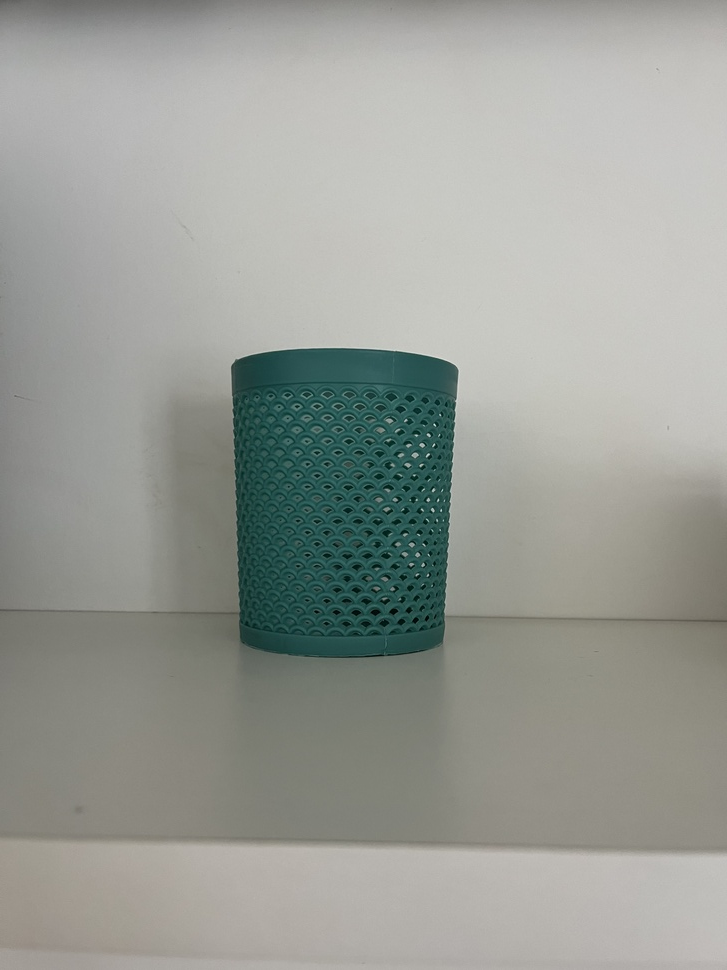
#> input picture Prac1/foto_ej1.jpg, 727 x 970 px, shrunk from 3024 x 4032 before the run, found by its file name
$ jupyter execute CV_Prac1_ej1_2.ipynb
#> lines starting #> are read from the running program, lines starting #| are printed output that depends on the picture
Materia: Procesamiento de Imagénes y Visión por Computadora

Alumna: Menescaldi, Brisa

###Ejercicio 1
Elija una de las imágenes color que tomó para la clase y aplique separación de canales y elija un método para transformarla en escala de grises. Muestre por pantalla los resultados obtenidos.

[cell 1]
import cv2
from matplotlib import pyplot as plt

[cell 2]
image = cv2.imread('/content/foto_ej1.jpg')
#> image is the input picture: shape (970, 727, 3); mean B, G, R 150.8, 156.8, 153.7

# imagen a RGB
image_rgb = cv2.cvtColor(image, cv2.COLOR_BGR2RGB)
image_rgb

[cell 3]
#separar la imagen en los canales de color R, G, B
R, G, B = image_rgb[:,:,0], image_rgb[:,:,1], image_rgb[:,:,2]
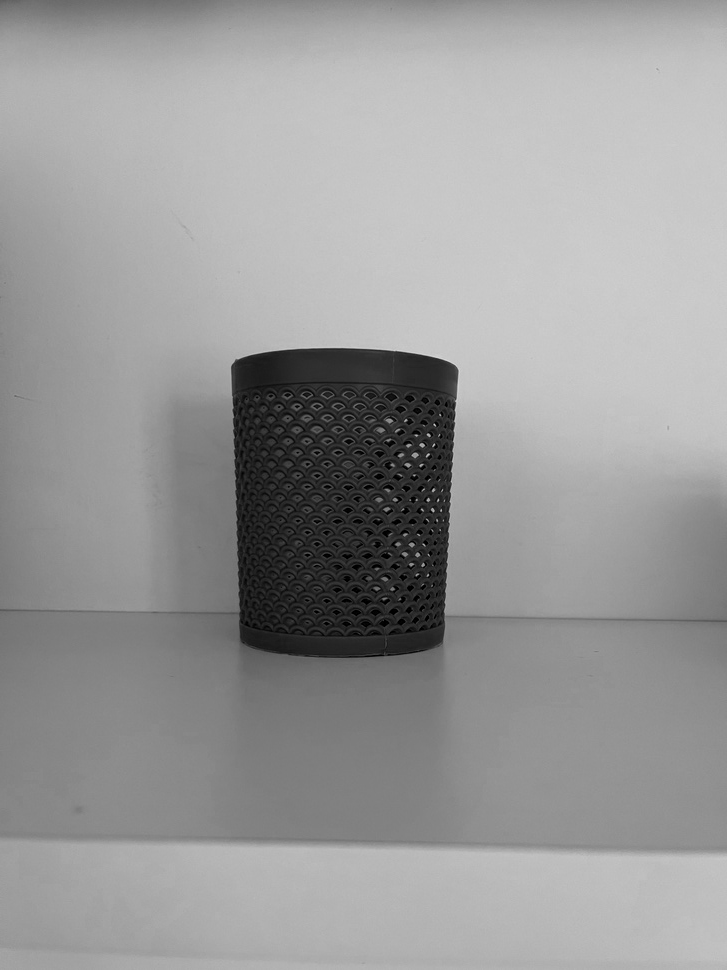
#> R: shape (970, 727); min 0, max 216, mean 153.7
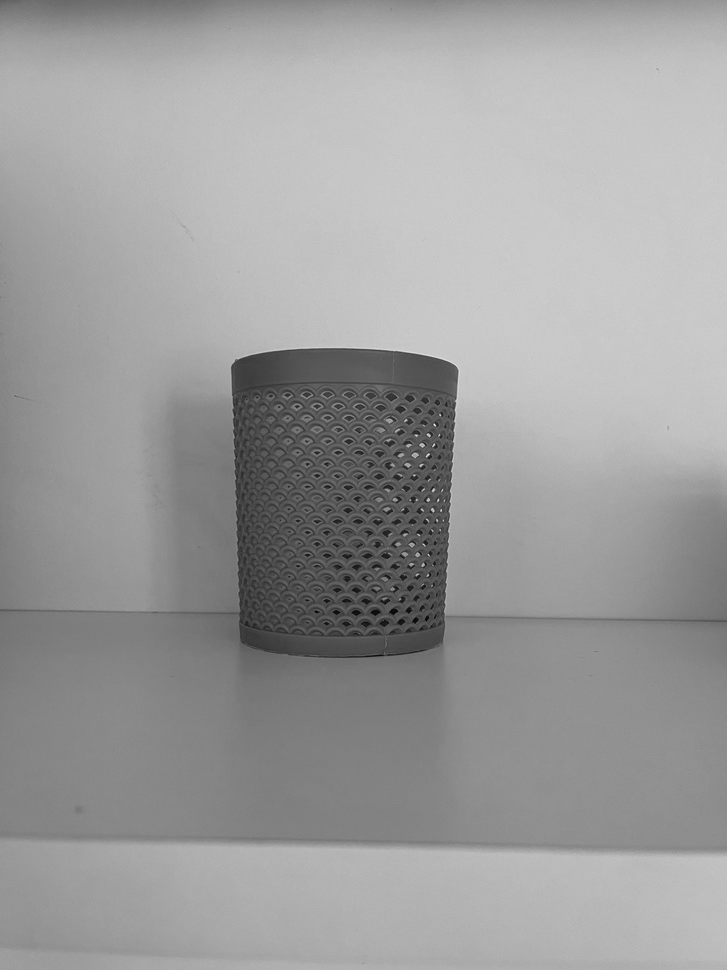
#> G: shape (970, 727); min 5, max 244, mean 156.8


fig, axs = plt.subplots(1, 3, figsize=(18, 6))

axs[0].imshow(R, cmap='Reds')
axs[0].set_title('Canal Rojo')

axs[1].imshow(G, cmap='Greens')
axs[1].set_title('Canal Verde')

axs[2].imshow(B, cmap='Blues')
axs[2].set_title('Canal Azul')

for ax in axs:
    ax.set_xticks([])
    ax.set_yticks([])

plt.show()
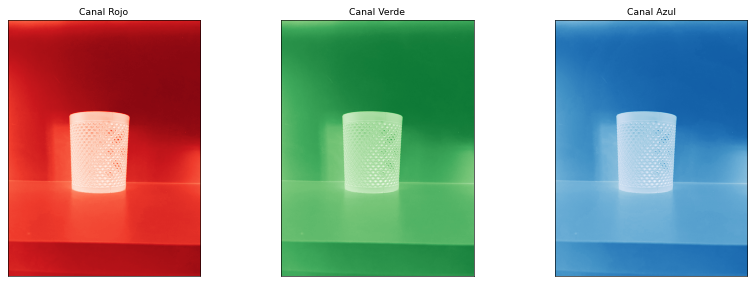
#> figure drawn by matplotlib, 3 panels

[cell 4]
#imagen a escala de grises
image_gray = cv2.cvtColor(image_rgb, cv2.COLOR_BGR2GRAY)

#shape y tipo de dato del array de la imagen original y en escala de grises
print(f"Shape de la imagen original (RGB): {image_rgb.shape}")
#| Shape de la imagen original (RGB): (970, 727, 3)
print(f"Tipo de dato del array de la imagen original: {image_rgb.dtype}")
#| Tipo de dato del array de la imagen original: uint8
print(f"Shape de la imagen en escala de grises: {image_gray.shape}")
#| Shape de la imagen en escala de grises: (970, 727)
print(f"Tipo de dato del array de la imagen en escala de grises: {image_gray.dtype}")
#| Tipo de dato del array de la imagen en escala de grises: uint8

# imágenes original y en escala de grises
plt.figure(figsize=(12, 6))


plt.subplot(1, 2, 1)
plt.imshow(image_rgb)
plt.title("Imagen Original")
plt.axis('off')

plt.subplot(1, 2, 2)
plt.imshow(image_gray, cmap='gray')
plt.title("Imagen en Escala de Grises")
plt.axis('off')

plt.show()
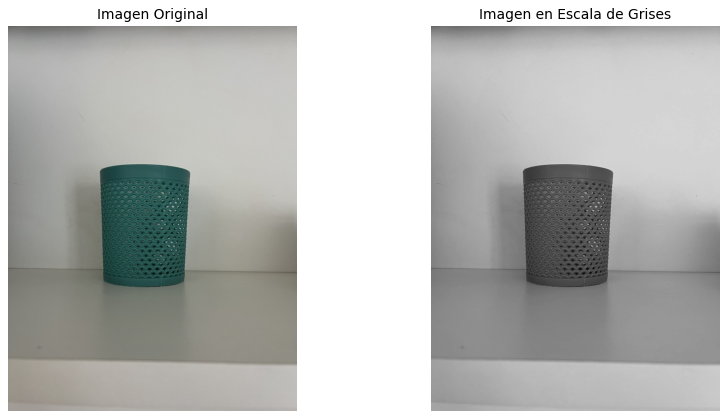
#> figure drawn by matplotlib, 2 panels

###Ejercicio 2
Con las fotografías pedidas por la cátedra la clase pasada (la foto de objetos con fondo liso, y fotos del mismo producto en un contexto más complejo) usar los métodos de extracción de características (esos anteriores al Deep Learning) para encontrar la ubicación del producto dentro de la imagen.

[cell 5]
#imagen en un contexto más complejo
image = cv2.imread('/content/foto_ej2.jpg')
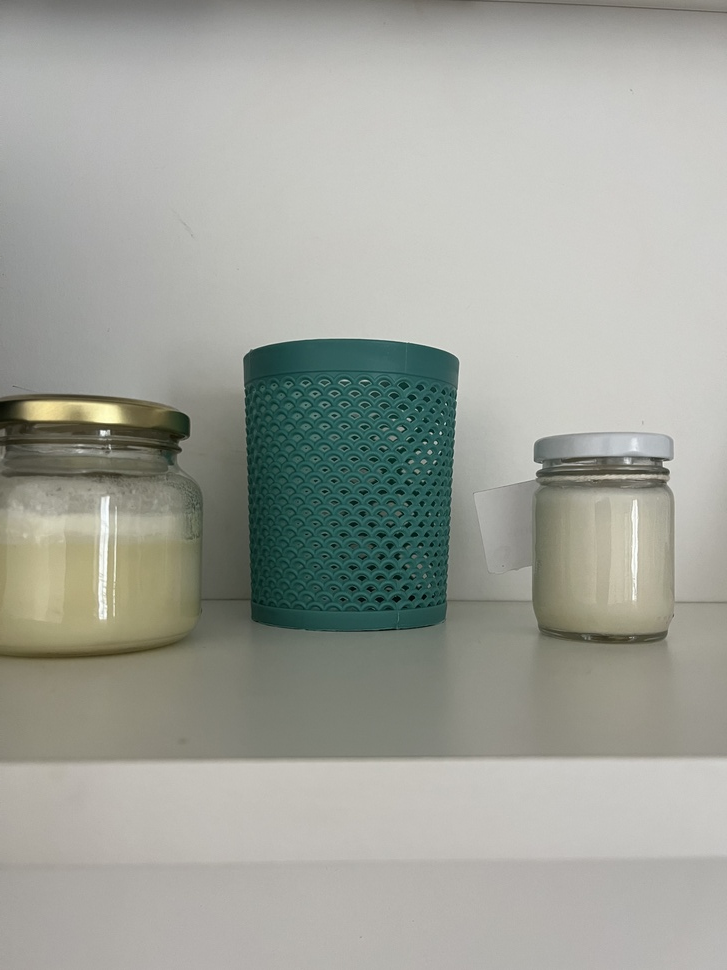
#> input picture Prac1/foto_ej2.jpg, 727 x 970 px, shrunk from 3024 x 4032 before the run, found by its file name
#> image is the input picture: shape (970, 727, 3); mean B, G, R 155.4, 163.2, 160.6
image

[cell 6]
image = cv2.imread('/content/foto_ej2.jpg', cv2.IMREAD_GRAYSCALE)  # Reemplaza con la ruta a tu imagen
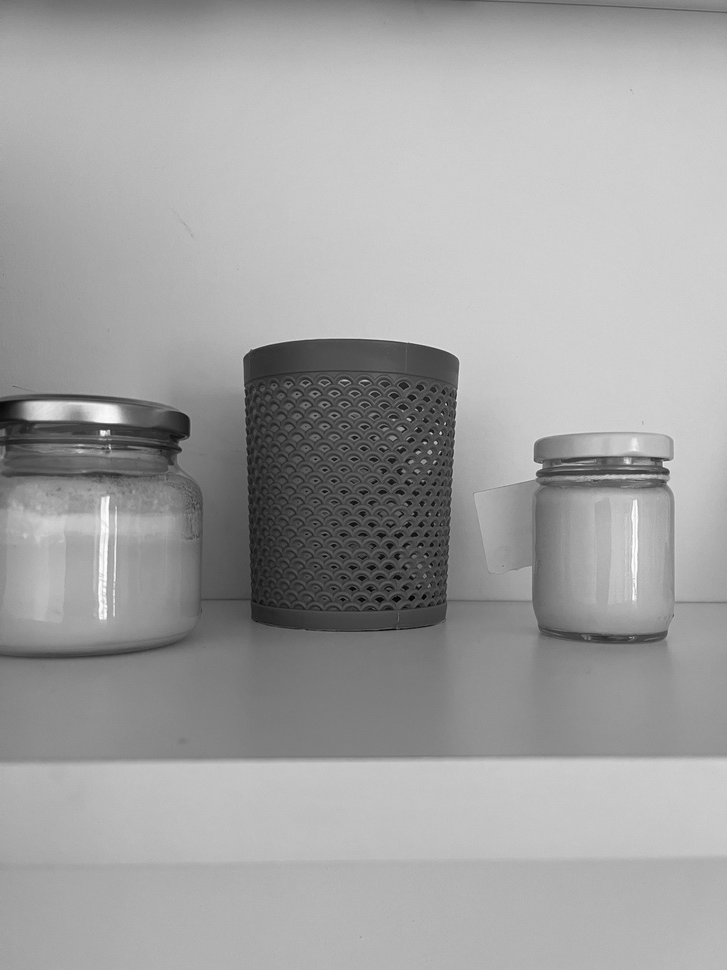
#> image: shape (970, 727); min 0, max 255, mean 161.5
image_rgb = cv2.imread('/content/foto_ej1.jpg', cv2.IMREAD_GRAYSCALE)  # Reemplaza con la ruta a otra imagen
#> image_rgb: shape (970, 727); min 0, max 233, mean 155.2

orb = cv2.ORB_create()

# detectar keypoints y calcular descriptores
keypoints1, descriptors1 = orb.detectAndCompute(image, None)
#> keypoints1 = 500 keypoints; strongest (x, y, size): (101, 431, 31), (102, 434, 31), (101, 432, 44.6), (105, 432, 44.6)
keypoints2, descriptors2 = orb.detectAndCompute(image_rgb, None)
#> keypoints2 = 500 keypoints; strongest (x, y, size): (422, 444, 31), (427, 500, 31), (433, 510, 31), (428, 435, 31)

# objeto BFMatcher para encontrar las coincidencias
bf = cv2.BFMatcher(cv2.NORM_HAMMING, crossCheck=True)

# coincidencias
matches = bf.match(descriptors1, descriptors2)
#> matches = 169 matches

# ordenar las coincidencias en orden de distancia (cuanto más baja, mejor)
matches = sorted(matches, key=lambda x:x.distance)

# dibujar las primeras 15 coincidencias
matched_img = cv2.drawMatches(image, keypoints1, image_rgb, keypoints2, matches[:15], outImg=None, flags=2)
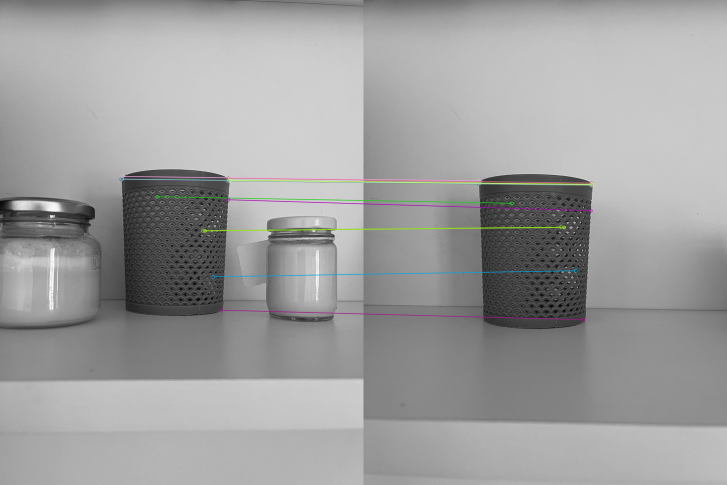
#> matched_img: shape (970, 1454, 3) (shown at 1/2 size); mean of channels 0, 1, 2 158.3, 158.5, 158.4; drawn as B, G, R

plt.figure(figsize=(15, 10))
plt.imshow(cv2.cvtColor(matched_img, cv2.COLOR_BGR2RGB))
plt.title('Emparejamiento de Imágenes')
plt.axis('off')
plt.show()
